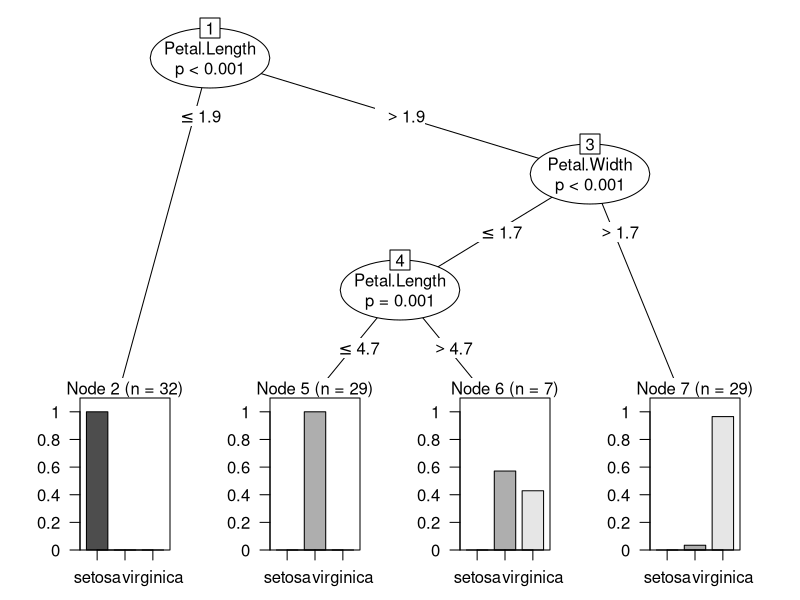
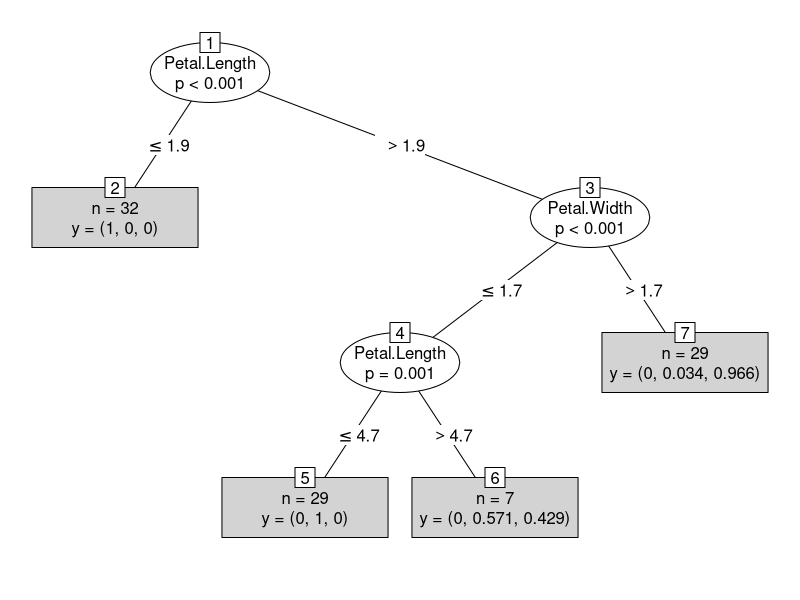

Here is the R script that generated these plots, in order:
install.packages("party")
#include party
library(party)
str(iris)
head(iris)
#divide data into training and test
data<-sample(2,nrow(iris),replace=TRUE,prob=c(0.7,0.3))
traindata<-iris[data==1,]
testdata<-iris[data==2,]
#ctree on traning dta
irisctree<-ctree(Species~Sepal.Length+Sepal.Width + Petal.Length + Petal.Width,data=traindata)
predictiris<-predict(irisctree,traindata,type="response")
#see the table
table(predictiris,traindata$Species)
mean(predictiris != traindata$Species) * 100
#predict the values
test_predict <- predict(irisctree, newdata= testdata,type="response")
table(test_predict, testdata$Species)
mean(test_predict != testdata$Species) * 100
print(irisctree)
plot(irisctree)
plot(irisctree, type="simple")
#see crosstable
library(gmodels)
CrossTable(x=predictiris,y=traindata$Species)
#96% of accuray
